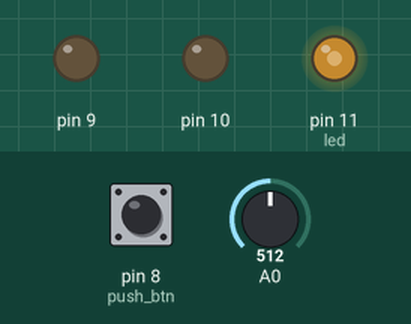
The sketch below on a simulated Arduino Uno, built with avr-gcc and run on an emulated ATmega328P. Shown: output pins drawn as LEDs (lit = HIGH). The test bench sets the inputs (shaded band); at power-on: pin 8 (push_btn) LOW, A0 = 512.

Above: at 1.8 s.
1.9 s: pin 8 (push_btn) pulled HIGH for 3.2 s
At 5.4 s:
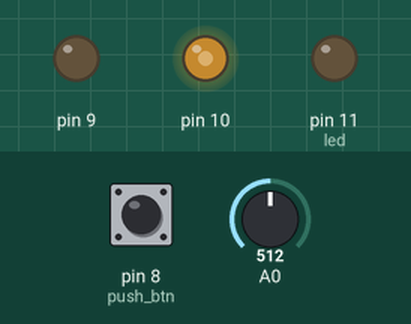
6.6 s: A0 set to 716
At 8.1 s:
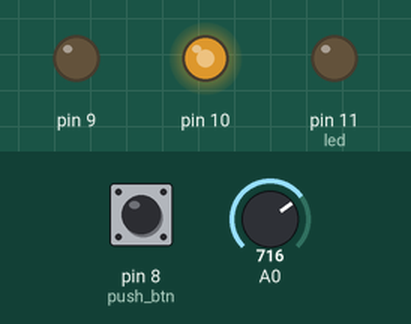
8.5 s: pin 8 (push_btn) pulled HIGH for 1.2 s
At 9.6 s:
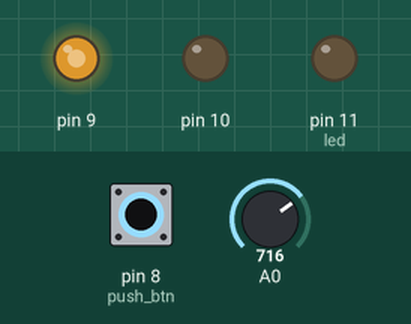
11.2 s: A0 set to 900
At 13.1 s:
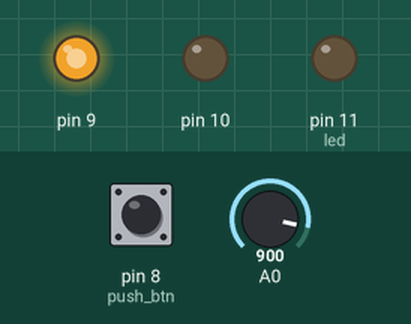
13.5 s: pin 8 (push_btn) pulled HIGH for 1.2 s
At 14.7 s:
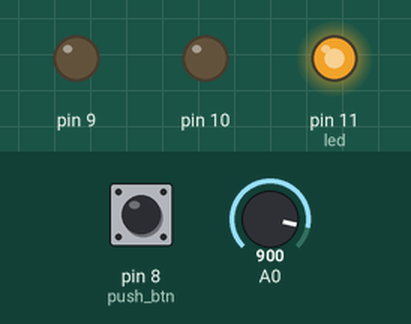
16.2 s: A0 set to 122
At 18.2 s:
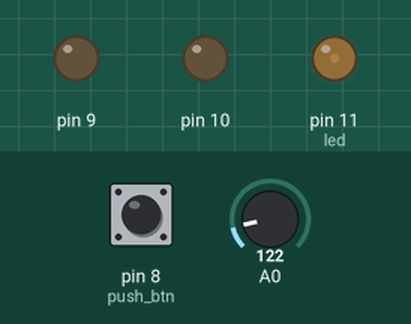
Timing chart, 0 to 19.5 s (numbered marks = the images above; inputs shaded):
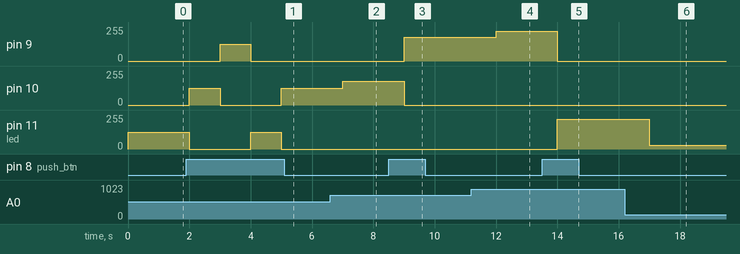

The sketch:

exam_0304.ino
```cpp
int push_btn = 8;
int btn_state = 0;
int led = 11;
int passled = 0;
void setup() {
  Serial.begin(9600);
  pinMode(push_btn,INPUT);
  pinMode(11,OUTPUT);
  pinMode(10,OUTPUT);
  pinMode(9,OUTPUT);
}

void loop() {
  btn_state = digitalRead(push_btn);

  int inputVal = analogRead(A0);
  int converVal = map(inputVal,0,1023,0,255);
  if(btn_state==HIGH){
    if(led ==9){
      passled = led;
      led = 11;
    }
    else{
      passled = led;
      led -= 1;
    }
  }
  analogWrite(led,converVal);
  analogWrite(passled,0);
  delay(1000);
}
```

Measured:
- after the input at 1.9 s, pin 9: 0/255 → 127/255 after 1.1 s, → 0/255 1.0 s later; pin 10: 0/255 → 127/255 after 0.10 s, → 0/255 1.0 s later, → 127/255 2.0 s later; pin 11 (led): 127/255 → 0/255 after 0.10 s, → 127/255 2.0 s later, → 0/255 1.0 s later
- after the input at 6.6 s, pin 10: 127/255 → 178/255 after 0.40 s
- after the input at 8.5 s, pin 9: 0/255 → 178/255 after 0.50 s; pin 10: 178/255 → 0/255 after 0.50 s
- after the input at 11.2 s, pin 9: 178/255 → 224/255 after 0.80 s
- after the input at 13.5 s, pin 9: 224/255 → 0/255 after 0.50 s; pin 11 (led): 0/255 → 224/255 after 0.50 s
- after the input at 16.2 s, pin 11 (led): 224/255 → 30/255 after 0.80 s
